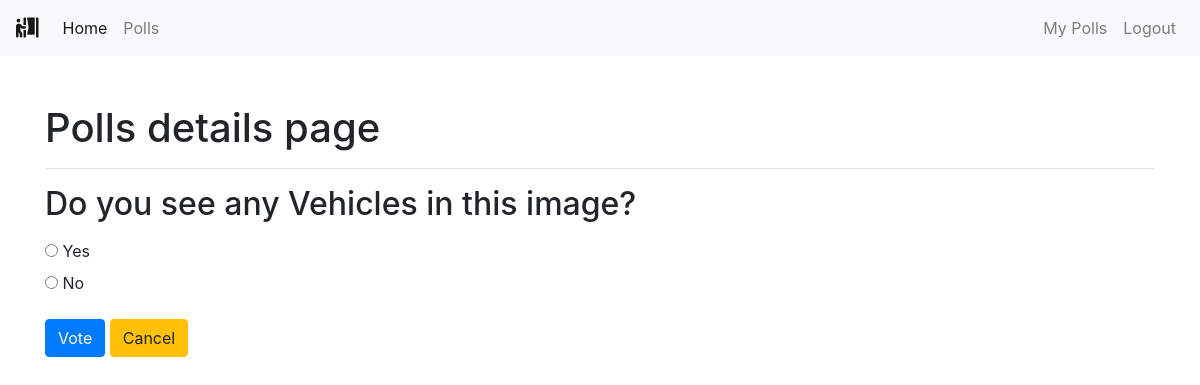
Page /polls/4/ (signed in) on the committed database.
### polls/models.py (models this page shows, shortened)
class Poll(models.Model):
    owner = models.ForeignKey(User, on_delete=models.CASCADE)
    text = models.TextField()
    pub_date = models.DateTimeField(default=timezone.now)
    active = models.BooleanField(default=True)
    created_at = models.DateTimeField(auto_now_add=True)
    image = models.ImageField(upload_to='polls_images/', blank=True, null=True)

class Choice(models.Model):
    poll = models.ForeignKey(Poll, on_delete=models.CASCADE)
    choice_text = models.CharField(max_length=255)
    created_at = models.DateTimeField(auto_now_add=True)
    updated_at = models.DateTimeField(auto_now=True)

### polls/views.py (the view)
# urls.py: path('<int:poll_id>/', views.poll_detail, name='detail'),
def poll_detail(request, poll_id):
    poll = get_object_or_404(Poll, id=poll_id)
    if not poll.active:
        return render(request, 'polls/poll_result.html', {'poll': poll})
    loop_count = poll.choice_set.count()
    context = {
        'poll': poll,
        'loop_time': range(0, loop_count),
    }
    return render(request, 'polls/poll_detail.html', context)

### polls/templates/polls/poll_detail.html (shortened to what this page needs)
{% extends 'base.html' %}
{% block content %}
<div class="container">
    <h1>Polls details page</h1>
    <hr>
    <h2 class="mt-3 mb-3">{{ poll.text }}</h2>
    <form action="{% url 'polls:vote' poll.id %}" method="POST">
        {% for choice in poll.choice_set.all %}
            <input type="radio" name="choice" id="choice{{ forloop.counter }}" value="{{ choice.id }}">
            <label for="choice{{ forloop.counter }}">{{ choice.choice_text }}</label>
            <br>
        {% endfor %}
        <input type="submit" value="Vote" class="btn btn-primary mt-3">
        <a class="btn btn-warning mt-3" href="{% url 'polls:list' %}" role="button">Cancel</a>
    </form>
</div>
{% endblock content %}

### rows in the picture
Poll: text "Do you see any Vehicles in this image?"
Choice: choice_text "Yes"
Choice: choice_text "No"
